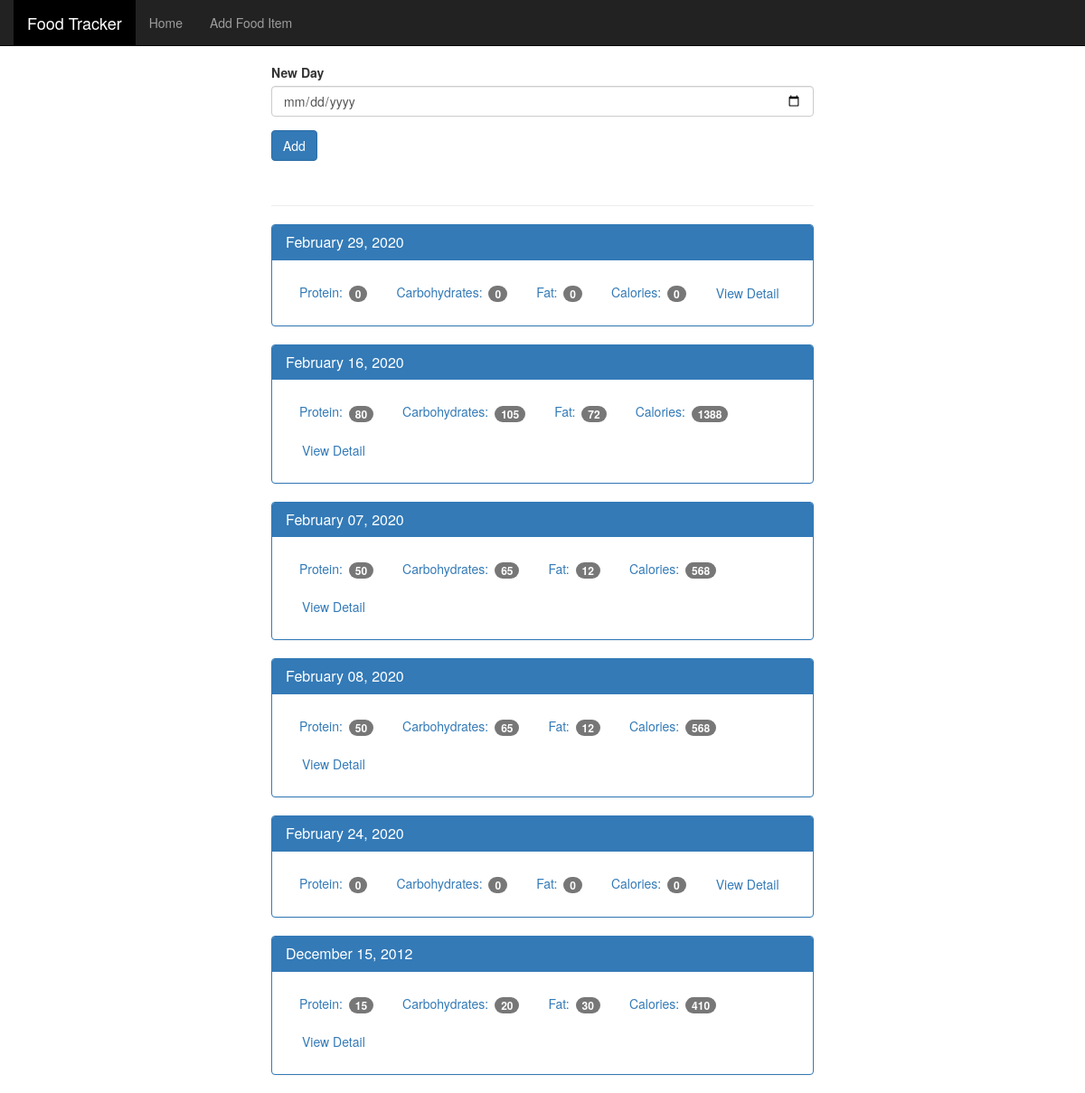
The page / on the database its author committed.
### tables this page shows
CREATE TABLE food (
id integer primary key autoincrement,
name text not null unique,
protein integer not null,
carbohydrates integer not null,
fat integer not null,
calories integer not null
);

### app.py (the view, shortened to what this page needs)
@app.route('/', methods=['GET', 'POST'])
def index():
    db = get_db()
    date_warning = ''
    cur = db.execute('select dates from date')
    all_dates = cur.fetchall()
    date_lis = []
    link_dates = []
    dno = 0
    dates_to_search = set()
    for ij in range(len(all_dates)):
        real_date_format = datetime.strptime(all_dates[dno]['dates'], '%d-%m-%Y')
        link_date = datetime.strftime(real_date_format, '%Y%m%d')
        link_dates.append(link_date)
        date_to_search = datetime.strftime(real_date_format, '%d-%m-%Y')
        dates_to_search.add(date_to_search)
        dno += 1
    date_n_id = dict()
    for date_searching in dates_to_search:
        cur = db.execute('select food_id, food_date from date_wise_food where food_date=?', [date_searching])
        id_today = cur.fetchall()
        search_ids = []
        for i in id_today:
            search_ids.append(i['food_id'])
        date_n_id.update({date_searching: search_ids})
    id_n_details = dict()
    for date_val, ids_of_food in date_n_id.items():
        total_protein = 0
        total_carbohydrates = 0
        total_fat = 0
        total_calories = 0
        for x in ids_of_food:
            cur = db.execute('select * from food where id=?', [int(x)])
            one_id_food_data = cur.fetchone()
            total_protein += one_id_food_data['protein']
            total_carbohydrates += one_id_food_data['carbohydrates']
            total_fat += one_id_food_data['fat']
            total_calories += one_id_food_data['calories']
        dated = datetime.strftime(datetime.strptime(date_val, '%d-%m-%Y'), "%B %d, %Y")
        date_link = datetime.strftime(datetime.strptime(date_val, '%d-%m-%Y'), "%Y%m%d")
        id_n_details.update({
            dated:
                [total_protein, total_carbohydrates, total_fat, total_calories, date_link]
        })
    return render_template('home.html', pretty_results=id_n_details, date_warning=date_warning)

### app.py (called while the page is built)
def connect_db():
    sql = sqlite3.connect(r'D:\Flask with Full Flask Course\4. Food Tracker Flask App\Completed by me but change some better advance thing\database\food_log.db')
    sql.row_factory = sqlite3.Row
    return sql

def get_db():
    if not hasattr(g, 'sqlite3'):
        g.sqlite_db = connect_db()
    return g.sqlite_db

### templates/home.html (shortened to what this page needs)
<!DOCTYPE html>
{% extends 'layout.html' %}
{% block content %}
<html lang="en">
  <head>
  </head>
  <body>
    <div class="container theme-showcase col-sm-6 col-sm-offset-3" role="main">
      <div class="row">
        <div>
          <form method="POST" action="/">
            <div class="form-group">
              <label for="new-day">New Day</label>
              <input type="date" name='date' class="form-control" id="new-day">
            </div>
            <button type="submit" class="btn btn-primary">Add</button>
          </form>
          <div class="page-header"></div>
          {% for dated, details in pretty_results.items() %}
          <div class="panel panel-primary">
            <div class="panel-heading">
              <h3 class="panel-title">{{ dated }}</h3>
            </div>
            <div class="panel-body">
              <ul class="nav nav-pills" role="tablist">
                <li><a>Protein: <span class="badge">{{ details[0] }}</span></a></li>
                <li><a>Carbohydrates: <span class="badge">{{ details[1] }}</span></a></li>
                <li><a>Fat: <span class="badge">{{ details[2] }}</span></a></li>
                <li><a>Calories: <span class="badge">{{ details[3] }}</span></a></li>
                <li><a href='{{url_for("view",date=details[4])}}' type="button" class="btn btn-link">View Detail</a></li>
              </ul>
            </div>
          </div>
          {% endfor %}
        </div>
      </div>
    </div>
  </body>
{% endblock %}

### templates/layout.html
<link href='{{ url_for("static", filename = "bootstrap.min.css") }}' rel="stylesheet">
<link href='{{ url_for("static", filename = "theme.css") }}' rel="stylesheet">
<nav class="navbar navbar-inverse navbar-fixed-top">
    <div class="container">
        <div class="navbar-header">
            <a class="navbar-brand" style="background-color: black; color: white;" href="/view">Food Tracker</a>
        </div>
        <div id="navbar" class="navbar-collapse collapse">
            <ul class="nav navbar-nav">
                <li><a href="/">Home</a></li>
                <li><a href="/the_food">Add Food Item</a></li>
            </ul>
        </div>
    </div>
</nav>
{% block content %}
{% endblock %}

### static/theme.css (style rules this page uses)
body { padding-top: 70px; padding-bottom: 30px; }

### rows shown on the page
food: dated "February 07, 2020", protein "50", carbohydrates "65", fat "12", calories "568", dated "February 08, 2020"
food: dated "December 15, 2012", protein "15", carbohydrates "20", fat "30", calories "410"

### other values the page prints
{{ dated }} "February 29, 2020" "February 16, 2020" "February 24, 2020"
{{ details[0] }} "0" "80" "0"
{{ details[1] }} "0" "105" "0"
{{ details[2] }} "0" "72" "0"
{{ details[3] }} "0" "1388" "0"
